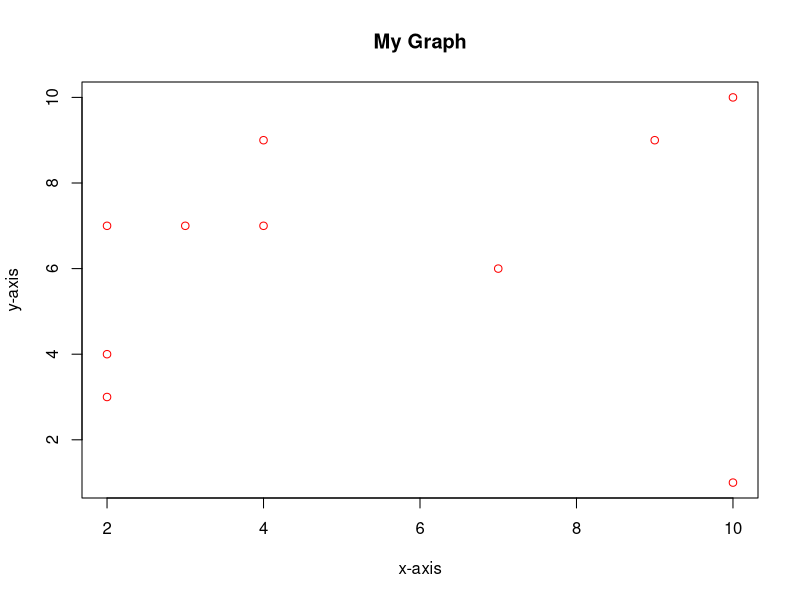

Recreate this plot in R.
## ---- chunk 1
first <- c(1:10)
first
## ---- chunk 2
second <- seq(from = 0, to = 100, by = 10)
second
## ---- chunk 3
third <- rep(x = seq(from = 1, to = 9, by = 2), each = 10)
third
## ---- chunk 4
x <- 10
x <- x + 1
x <- x * 5 + 1
x
## ---- chunk 5
## will print fibonacci number of first 10 digits
f <- numeric(10)
f[1] <- 1
f[2] <- 1
 for(i in 3:10) {
   f[i] <- f[i - 2] + f[i - 1]
 }
f
## ---- chunk 6
x <- sample(1:10, size = 10, replace = TRUE)
y <- sample(1:10, size = 10, replace = TRUE)
plot(x = x, y = y, main = "My Graph", xlab = "x-axis", ylab = "y-axis", col = "red")
## ---- chunk 7
data <- faithful[1:4, ]
knitr::kable(data, caption = "Table with kable")
